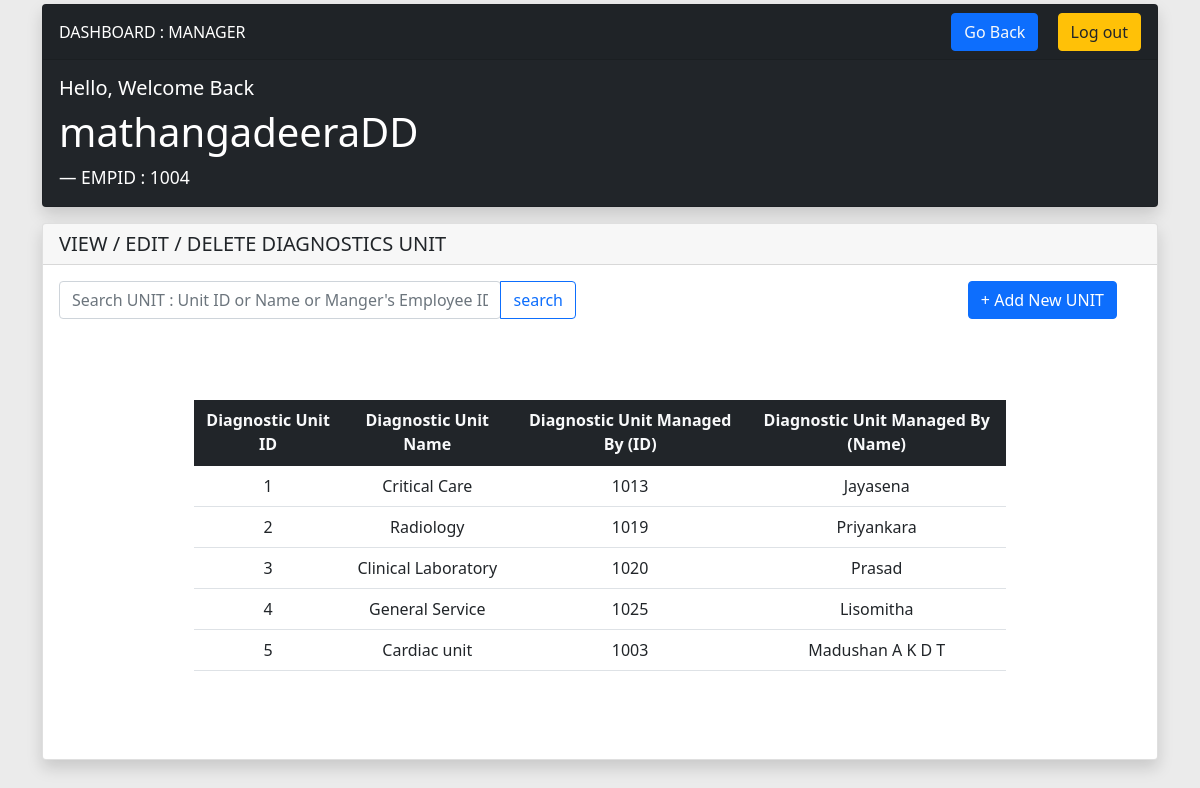
The page /routes/mang/unit/unit.php (signed in) on the database its author committed.
### tables this page shows
CREATE TABLE `diagnostic_unit` (
  `unitID` int(11) NOT NULL,
  `unit_name` varchar(30) NOT NULL,
  `managed_by` int(11) NOT NULL
);

CREATE TABLE `employee` (
  `employeeID` int(11) NOT NULL,
  `name` varchar(30) NOT NULL,
  `working_status` char(1) NOT NULL DEFAULT 'F',
  `contact_no` varchar(12) NOT NULL,
  `address` varchar(50) NOT NULL,
  `type` varchar(15) NOT NULL,
  `job_type` varchar(15) NOT NULL
);

### routes/mang/unit/viewUnit.php (the view, shortened to what this page needs)
<?php
require_once($_SERVER['DOCUMENT_ROOT'] . '/customFunc/textBoxValue.php');
?>
<div class="card mt-3 shadow">
    <h5 class="card-header">VIEW / EDIT / DELETE DIAGNOSTICS UNIT</h5>
    <div class="card-body">
        <form method="post" action="" class="d-flex justify-content-start">
            <div class="row w-100">
                <div class="input-group col-md-6 w-50">
                    <input type="text" name="employeeID" class="form-control rounded" placeholder="Search UNIT : Unit ID or Name or Manger's Employee ID" aria-label="Search" aria-describedby="search-addon" />
                    <button name="btn-search" value="btn-search" class="btn btn-outline-primary">search</button>
                </div>
                <div class="input-group w-50 col-md-6 d-flex justify-content-end">
                    <a onclick="displayAddNew()" class="btn btn-primary"> + Add New UNIT</a>
                </div>
            </div>
        </form>
        <?php
        if (!isset($id)) {
        ?>
            <div class="d-flex align-items-center justify-content-center" style="min-height:400px; width:100%;">
                <?php
                $sq = "SELECT diagnostic_unit.unitID,  diagnostic_unit.unit_name,  diagnostic_unit.managed_by, employee.name FROM  diagnostic_unit INNER JOIN employee ON  diagnostic_unit.managed_by = employee.employeeID;
                ";
                $result = mysqli_query($conn, $sq);
                if (mysqli_num_rows($result) > 0) {
                ?>
                    <table class="table table-hover w-75">
                        <thead class=" text-center text-light bg-dark">
                            <tr>
                                <th scope="col">Diagnostic Unit ID</th>
                                <th scope="col">Diagnostic Unit Name</th>
                                <th scope="col">Diagnostic Unit Managed By (ID)</th>
                                <th scope="col">Diagnostic Unit Managed By (Name)</th>
                            </tr>
                        </thead>
                        <tbody class="text-center">
                            <?php
                            while ($row = mysqli_fetch_array($result)) {
                            ?>
                                <tr>
                                    <td scope="col"><?php echo $row['unitID']; ?></td>
                                    <td scope="col"><?php echo $row['unit_name']; ?></td>
                                    <td scope="col"><?php echo $row['managed_by']; ?></td>
                                    <td scope="col"><?php echo $row['name']; ?></td>
                                </tr>
                            <?php
                            }
                            ?>
                        </tbody>
                    </table>
                <?php
                } else {
                ?>
                    <h1 class="h1 text-center">No Diagnostic Unit was found<br><br>Add new Diagnostic Unit or Search for Unit ...</h1>
                <?php
                }
                ?>
            </div>
        <?php
        } else if ($id == 0) {
        ?>
            <div class="d-flex align-items-center justify-content-center" style="min-height:400px; width:100%;">
                <h1 class="h1 text-center">SORRY,<br>There is no Diagnostic Unit with given Details. <br> Try Again !</h1>
            </div>
        <?php
        }
        ?>
    </div>
</div>

### routes/mang/unit/unit.php (style rules this page uses)
* { margin: 0; padding: 0; box-sizing: border-box; }
body { background-color: #ebebeb; }

### rows shown on the page
diagnostic_unit: unitID "1", unit_name "Critical Care", managed_by "1013", managed_by.name "Jayasena"
diagnostic_unit: unitID "2", unit_name "Radiology", managed_by "1019", managed_by.name "Priyankara"
diagnostic_unit: unitID "3", unit_name "Clinical Laboratory", managed_by "1020", managed_by.name "Prasad"
diagnostic_unit: unitID "4", unit_name "General Service", managed_by "1025", managed_by.name "Lisomitha"
diagnostic_unit: unitID "5", unit_name "Cardiac unit", managed_by "1003", managed_by.name "Madushan A K D T"

### other values the page prints
$feature "DASHBOARD : MANAGER"
$smallText "Hello, Welcome Back"
$bigText "mathangadeeraDD"
$footerText "1004"
